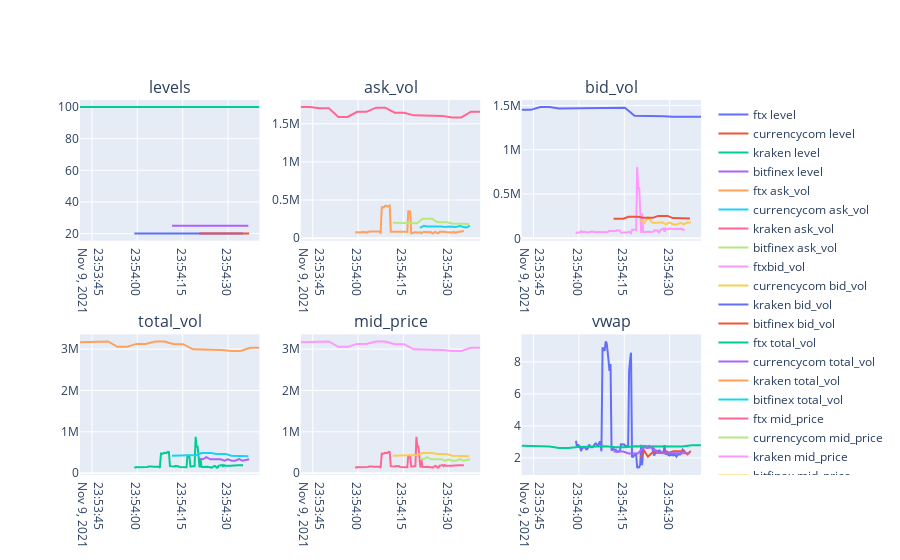

Write notebook code for a chart like this one.
### Code cell
v.linea(XRP_EUR,'XRP/EUR')
